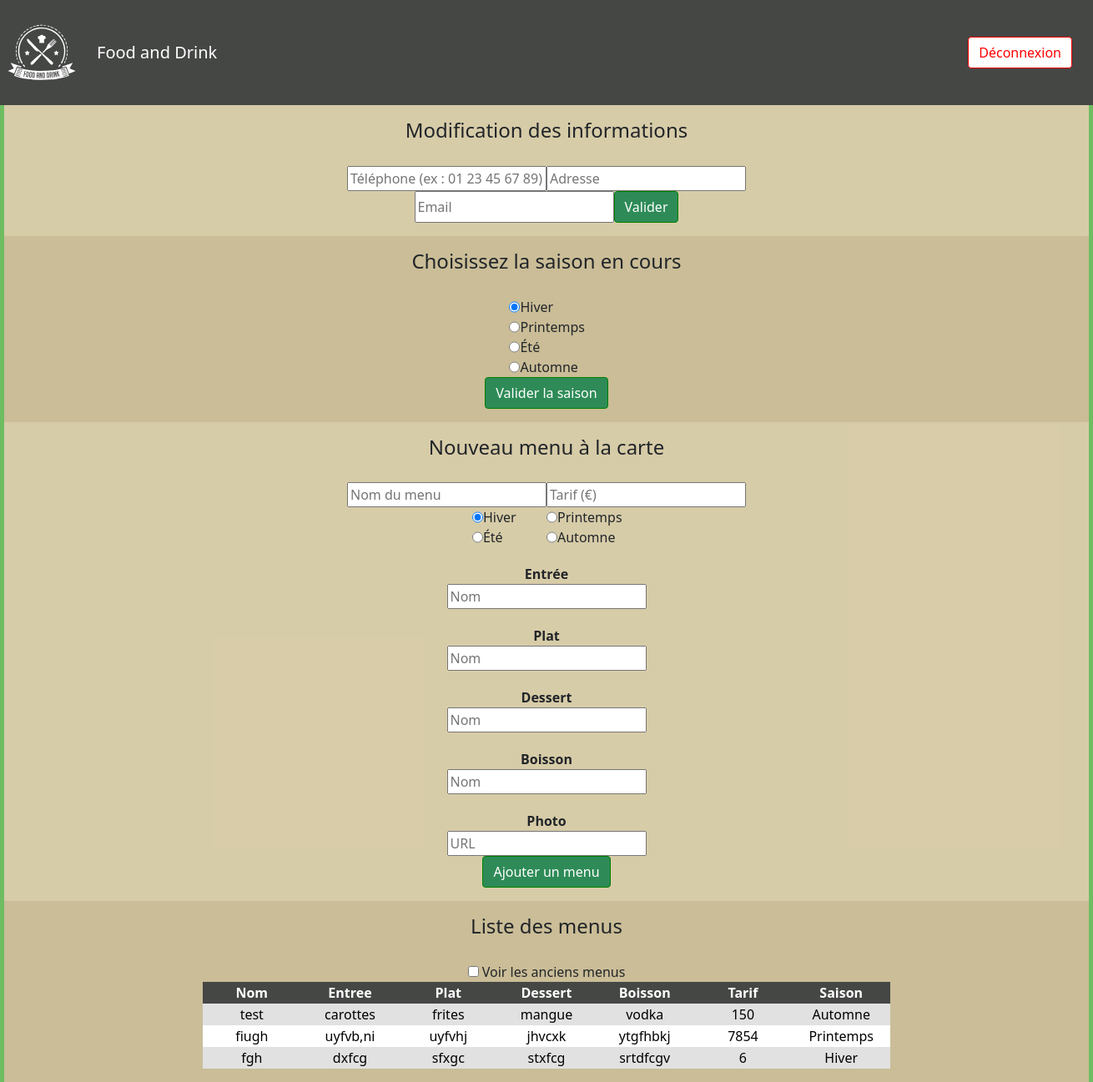
Screenshot of /Back-end/BackEnd.php with the database file from the repository.
### tables this page shows
CREATE TABLE `menu` (
  `idmenu` int(11) NOT NULL,
  `entree` varchar(100) NOT NULL,
  `plat` varchar(100) NOT NULL,
  `dessert` varchar(100) NOT NULL,
  `tarif` varchar(100) NOT NULL,
  `nom` varchar(100) NOT NULL,
  `boissons` varchar(45) NOT NULL,
  `saisons_idsaison` int(11) UNSIGNED NOT NULL,
  `photo` text NOT NULL,
  `cacher` int(1) NOT NULL DEFAULT 1,
  `EnCours` int(1) NOT NULL DEFAULT 1
);

CREATE TABLE `saisons` (
  `idsaison` int(11) UNSIGNED NOT NULL,
  `nomsaison` varchar(100) NOT NULL
);

### Back-end/BackEnd.php (the view, shortened to what this page needs)
<!DOCTYPE html>
<html lang='eng'>
    <head>
        <link rel="stylesheet" href="bootstrap-5.1.3-dist/css/bootstrap.css">
        <link rel="stylesheet" href="bootstrap-5.1.3-dist/js/bootstrap.js">
        <link rel="stylesheet" href="BackEnd.css">
    </head>
    <header>
        <nav class="navbar navbar-expand-md">
            <a class="navbar-brand"><img width="100" src="food-and-drink.svg"></a>
            <a class="navbar-brand">Food and Drink</a>
            <div class="navbar-collapse">
                <form class="form-inline">
                    <button class="btn btn-outline-success" type="button">Déconnexion</button>
                  </form>
            </div>
        </nav>
    </header>
    <body class="body">
        <?php
        $user = 'root';
        $password = 'root';
        $dbh = new PDO ('mysql:host=localhost;dbname=food and drink',$user, $password);
        $sth = $dbh->prepare('Select * from menu join saisons on menu.saisons_idsaison = saisons.idsaison');
        $sth->execute();
        $results = $sth->fetchAll();
        if (isset($_GET['all'])){
            $sth = $dbh->prepare('Select * from menu join saisons on menu.saisons_idsaison = saisons.idsaison');
            $sth->execute();
            $results = $sth->fetchAll();
        }else{
            $sth = $dbh->prepare('Select * from menu join saisons on menu.saisons_idsaison = saisons.idsaison where Cacher = 1');
            $sth->execute();
            $results = $sth->fetchAll();
        }
        ?>
        <section class="info">
                <h1>Modification des informations</h1>
                <form class="modif" action='BackEnd.php' method='POST'>
                    <div>
                        <input type="tel" name="" pattern="[0-9]{2} [0-9]{2} [0-9]{2} [0-9]{2} [0-9]{2}" placeholder="Téléphone (ex : 01 23 45 67 89)"></input>
                        <input type='text' name='' placeholder="Adresse"></input>
                    </div>
                    <div>
                        <input type="email" name='' placeholder="Email"></input>
                        <input type="submit" class ="btn btn-info" value="Valider"></div>
                </form>
        </section>
        <section class="season">
            <h1>Choisissez la saison en cours</h1>
                <form action='BackEnd.php' method='POST'>
                    <div>
                        <input type="radio" id="Hiver" name="cours_saison" value="3" checked>
                        <label for="Hiver">Hiver</label>
                    </div>
                    <div>
                        <input type="radio" id="Printemps" name="cours_saison" value="4">
                        <label for="Printemps">Printemps</label>
                    </div>
                    <div>
                        <input type="radio" id="Été" name="cours_saison" value="1">
                        <label for="Été">Été</label>
                    </div>
                    <div>
                        <input type="radio" id="Automne" name="cours_saison" value="2">
                        <label for="Automne">Automne</label>
                    </div>
                    <input type="submit" class ="btn" name="modif_saison" value="Valider la saison">
                </form>
        </section>
        <section class="add">
            <h1>Nouveau menu à la carte</h1>
                <form class="modif" action='BackEnd.php' method='POST'>
                    <div>
                        <input type='text' name='NEW_nom' placeholder="Nom du menu" required></input>
                        <input type='number' name='NEW_tarif' placeholder="Tarif (€)" min=0 step=0.01 required></input>
                    </div>
                    <div>
                        <input type="radio" id="Hiver" name="NEW_saison" value="3" checked>
                        <label for="Hiver">Hiver</label>
                        <input type="radio" id="Printemps" name="NEW_saison" value="4">
                        <label for="Printemps">Printemps</label>
                    </div>
                    <div>
                        <input type="radio" id="Été" name="NEW_saison" value="1">
                        <label for="Été">Été</label>
                        <input type="radio" id="Automne" name="NEW_saison" value="2">
                        <label for="Automne">Automne</label>
                    </div>
                    <div>
                        <p class="menu">Entrée</p>
                    </div>
                    <div>
                        <input type="text" name="NEW_entree" placeholder="Nom" required></input>
                    </div>
                    <div>
                        <p class="menu">Plat</p>
                    </div>
                    <div>
                        <input type='text' name='NEW_plat' placeholder="Nom" required></input>
                    </div>
                    <div>
                        <p class="menu">Dessert</p>
                    </div>
                    <div>
                        <input type='text' name='NEW_dessert' placeholder="Nom" required></input>
                    </div>
                    <div>
                        <p class="menu">Boisson</p>
                    </div>
                    <div>
                        <input type='text' name='NEW_boisson' placeholder="Nom" required></input>
                    </div>
                    <div>
                        <p class="menu">Photo</p>
                    </div>
                    <div>
                        <input type="url" name="NEW_photo" placeholder="URL" required>
                    </div>
                    <input type="submit" class ="btn" name="envoyer" value="Ajouter un menu">
                </form>
        </section>
        <section class="list">
            <h1 id='liste-des-menus'>Liste des menus</h1>
            <div>
                <form action='BackEnd.php#liste-des-menus' method='GET'>
                    <input type="checkbox" name="all" <?php if(isset($_GET['all'])) echo 'checked'; ?> onclick="submit()">
                    <label class="foreign">Voir les anciens menus</label>
                </form>
            </div>
            <?php
            echo "<table>";
            echo "<tr><th>Nom</th><th>Entree</th><th>Plat</th><th>Dessert</th><th>Boisson</th><th>Tarif</th><th>Saison</th></tr>";
            for ($i=0; $i < count($results); $i++){
                $result = $results[$i];
                $nom = $result['nom'];
                $entree = $result['entree'];
                $plat = $result['plat'];
                $dessert = $result['dessert'];
                $boisson = $result['boissons'];
                $tarif = $result['tarif'];
                $saison = $result['nomsaison'];
                echo "<tr><td> $nom </td><td> $entree </td><td> $plat </td><td> $dessert </td><td> $boisson </td><td> $tarif </td><td> $saison </td></tr>";
            }
            ?>
        </section>
    </body>
</html>

### Back-end/BackEnd.css (style rules this page uses)
.navbar { background-color: #454745; }
.navbar-brand, .navbar-brand:hover { color: white; }
.form-inline { position: absolute; right: 25px; }
.btn { color:white; background-color:seagreen; border-color:green; }
.btn-outline-success { color: red; background-color: white; border-color: red; }
.body { background-color:#6fbd62; }
@media screen and (min-width: 1024px) { section { width: 1300px; margin: auto; } }
section { padding: 1em; }
.info, .add { background-color:rgba(227, 207, 176, 0.9); }
.season, .list { background-color: rgba(212, 190, 157, 0.9); }
p, h1 { display: flex; justify-content: center; }
h1 { font-size: 1.5em; padding-bottom: 20px; }
div { display: flex; justify-content: center; }
.btn { display: block; position: relative; margin-left: auto; margin-right: auto; }
.btn-info { position: relative; margin-left: 0; margin-right: 0; }
label { width: 6%; }
.menu { margin-top: 20px; margin-bottom: 0; font-weight: bold; }
.foreign { width: auto; }
table { margin-left: auto; margin-right: auto; text-align: center; table-layout: fixed; width: 65%; border-collapse: collapse; }
th { color: white; background-color: #454745; }
tr { background: #e1e1e1; color: black; }
tr:nth-child(odd) { background: #ffffff; color: black; }

### rows the page displays
menu: nom "test", entree "carottes", plat "frites", dessert "mangue", boissons "vodka", tarif "150", saisons_idsaison.nomsaison "Automne"
menu: nom "fiugh", entree "uyfvb,ni", plat "uyfvhj", dessert "jhvcxk", boissons "ytgfhbkj", tarif "7854", saisons_idsaison.nomsaison "Printemps"
menu: nom "fgh", entree "dxfcg", plat "sfxgc", dessert "stxfcg", boissons "srtdfcgv", tarif "6", saisons_idsaison.nomsaison "Hiver"
